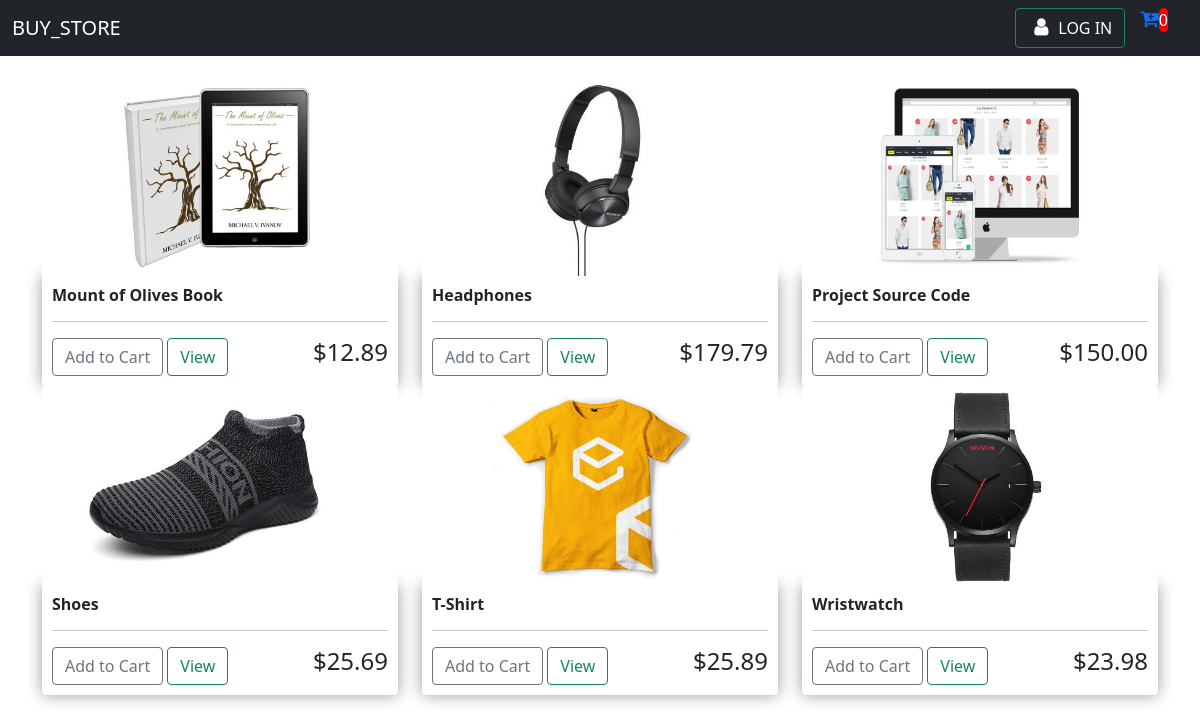
The page / on the database its author committed.
### store/models.py (models this page shows, shortened)
class Product(models.Model):
    name = models.CharField(max_length=200, null=True)
    price = models.DecimalField(max_digits=10, decimal_places=2)
    digital = models.BooleanField(default=False, null=True, blank=True)
    image = models.ImageField(null=True, blank=True)
    @property
    def imageURL(self):
        try:
            url = self.image.url
        except:
            url = ''
        return url

### store/views.py (the view)
# urls.py: path('', include('store.urls')),
def store(request):
    data = cartData(request)
    cartItems = data['cartItems']
    products = Product.objects.all()
    context = {'products': products, 'cartItems': cartItems, }
    return render(request, 'store/store.html', context)

### store/utils.py (called while the page is built, shortened)
def cookieCart(request):
    try:
        cart = json.loads(request.COOKIES['cart'])
    except:
        cart = {}
    print('Cart', cart)
    items = []
    order = {'get_cart_total': 0, 'get_cart_items': 0, 'shipping': False}
    cartItems = order['get_cart_items']
    return {'cartItems': cartItems, 'order': order, 'items': items}

def cartData(request):
    if request.user.is_authenticated:
        customer = request.user.customer
        order, created = Order.objects.get_or_create(
            customer=customer, complete=False)
        items = order.orderitem_set.all()
        cartItems = order.get_cart_items
    else:
        cookieData = cookieCart(request)
        cartItems = cookieData['cartItems']
        order = cookieData['order']
        items = cookieData['items']
    return {'cartItems': cartItems, 'order': order, 'items': items}

### store/templates/store/store.html
{% extends 'store/base.html' %}
{%load static%}
{% block content %}
<div class="row">
    {% for product in products%}
    <div class="col-sm-4">
        <img class="thumbnail" src=" {{product.imageURL}}">
        <div class="box-element product">
            <h6><strong>{{product.name}}</strong></h6>
            <hr>
            <div class="below-product">
                <div class="btn-store">
                    <button data-product={{product.id}} data-action="add" class="btn btn-outline-secondary update-cart">
                        Add to
                        Cart</button>
                    <button class="btn btn-outline-success">View</button>
                </div>
                <div class="price">
                    <h4>${{product.price |floatformat:2}}</h4>
                </div>
            </div>
        </div>
    </div>
    {%endfor%}
</div>
{% endblock content %}

### store/templates/store/base.html (shortened to what this page needs)
<!DOCTYPE html>
{%load static%}
<html lang="en">
<head>
    <link href="https://cdn.jsdelivr.net/npm/bootstrap@5.0.0-beta2/dist/css/bootstrap.min.css" rel="stylesheet"
>
    <link rel="stylesheet" href="https://cdnjs.cloudflare.com/ajax/libs/font-awesome/4.7.0/css/font-awesome.min.css">
    <link rel="stylesheet" href="{% static 'css/style.css' %}">
</head>
<body>
    <nav class="navbar navbar-expand-lg navbar-dark bg-dark">
        <div class="container-fluid">
            <a class="navbar-brand" href="{% url 'store' %}">BUY_STORE</a>
            <div class="collapse navbar-collapse" id="navbarSupportedContent">
                <div class="d-flex nav-stuff">
                    <button class="btn btn-outline-success" style="color: white;" type="submit"><i
                            class="fa fa-user fa-fw"></i> LOG IN</button>
                    <a class="cart-icon" href="{% url 'cart' %}">
                        <i class="fa fa-cart-plus" aria-hidden="true"></i>
                    </a>
                    <p id="cart-num">{{cartItems}}</p>
                </div>
            </div>
    </nav>
    <div class="container">
        {%block content%}
        {%endblock content%}
    </div>
</body>
</html>

### store/static/css/style.css (style rules this page uses)
* { margin: 0; padding: 0; box-sizing: border-box ; }
nav { margin-bottom: 20px; }
.fa { font-size: 20px; }
.cart-icon { margin-left: 15px; }
.nav-stuff { margin-right: 20px; }
#cart-num { background-color: red; color: white; border-radius: 50px; }
.box-element { border-radius: 4px; box-shadow:hsl(0, 0%, 60%) 0 0 16px; background-color: #fff; padding: 10px ; }
.product { border-radius: 0 0 4px 4px; }
.thumbnail { width: 100%; max-height: 200px; }
.below-product { display: flex; flex-direction: row; justify-content: space-between; }

### rows shown on the page
Product: imageURL (picture), name "Mount of Olives Book", price "12.89"
Product: imageURL (picture), name "Headphones", price "179.79"
Product: imageURL (picture), name "Project Source Code", price "150.00"
Product: imageURL (picture), name "Shoes", price "25.69"
Product: imageURL (picture), name "T-Shirt", price "25.89"
Product: imageURL (picture), name "Wristwatch", price "23.98"

### other values the page prints
{{ cartItems }} "0"
